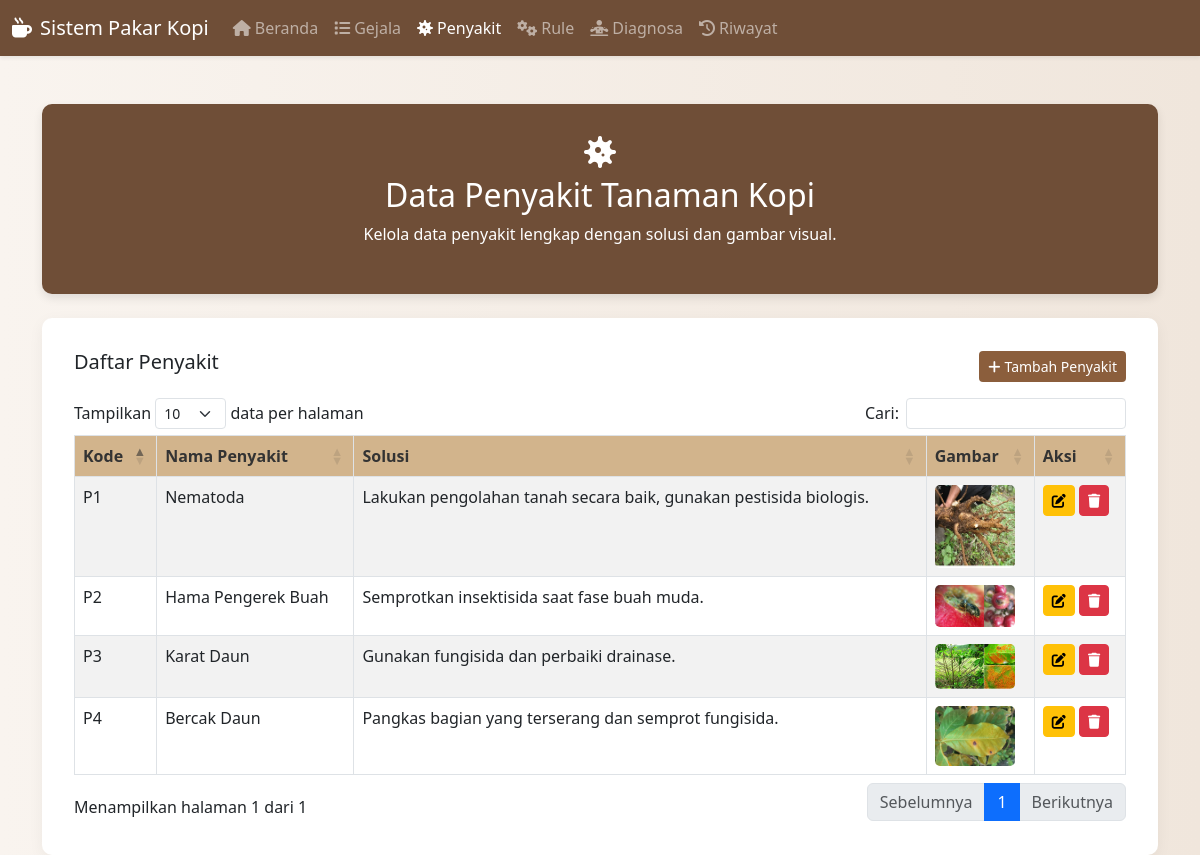
Screenshot of /penyakit.php with the database file from the repository.
### tables this page shows
CREATE TABLE `penyakit` (
  `id_penyakit` int(11) NOT NULL,
  `kode_penyakit` varchar(10) NOT NULL,
  `nama_penyakit` varchar(100) NOT NULL,
  `solusi` text NOT NULL,
  `gambar` varchar(255) DEFAULT NULL
);

### penyakit.php (the view, shortened to what this page needs)
<?php include 'config.php'; ?>
<!DOCTYPE html>
<html lang="id">
<head>
    <link href="https://cdn.jsdelivr.net/npm/bootstrap@5.3.0/dist/css/bootstrap.min.css" rel="stylesheet">
    <link rel="stylesheet" href="https://cdnjs.cloudflare.com/ajax/libs/font-awesome/6.4.0/css/all.min.css ">
    <link rel="stylesheet" href="https://cdn.datatables.net/1.13.6/css/dataTables.bootstrap5.min.css ">
</head>
<body>
<?php include 'navbar.php'; ?>
<div class="container mt-5">
    <div class="page-header mb-4">
        <i class="fas fa-virus fa-2x mb-2"></i>
        <h2>Data Penyakit Tanaman Kopi</h2>
        <p>Kelola data penyakit lengkap dengan solusi dan gambar visual.</p>
    </div>
    <div class="table-container">
        <div class="d-flex justify-content-between align-items-center mb-3">
            <h5>Daftar Penyakit</h5>
            <button class="btn btn-custom btn-sm" data-bs-toggle="modal" data-bs-target="#modalTambah">
                <i class="fas fa-plus me-1"></i>Tambah Penyakit
            </button>
        </div>
        <table id="tabelPenyakit" class="table table-striped table-bordered">
            <thead>
                <tr>
                    <th>Kode</th>
                    <th>Nama Penyakit</th>
                    <th>Solusi</th>
                    <th>Gambar</th>
                    <th>Aksi</th>
                </tr>
            </thead>
            <tbody>
                <?php
                $result = $conn->query("SELECT * FROM penyakit ORDER BY id_penyakit ASC");
                while ($row = $result->fetch_assoc()):
                ?>
                <tr>
                    <td><?= htmlspecialchars($row['kode_penyakit']) ?></td>
                    <td><?= htmlspecialchars($row['nama_penyakit']) ?></td>
                    <td><?= nl2br(htmlspecialchars(substr($row['solusi'], 0, 70) . (strlen($row['solusi']) > 70 ? '...' : ''))) ?></td>
                    <td><img src="uploads/<?= htmlspecialchars($row['gambar']) ?>" class="card-img" alt="Gambar"></td>
                    <td>
                        <button class="btn btn-warning btn-sm" data-bs-toggle="modal"
                                data-bs-target="#modalEdit<?= $row['id_penyakit'] ?>"><i class="fas fa-edit"></i></button>
                        <a href="?hapus=<?= $row['id_penyakit'] ?>" class="btn btn-danger btn-sm"
                           onclick="return confirm('Yakin hapus?')"><i class="fas fa-trash"></i></a>
                    </td>
                </tr>
                <?php endwhile; ?>
            </tbody>
        </table>
    </div>
</div>
</body>
</html>

### penyakit.php (style rules this page uses)
body { background: linear-gradient(to right, #f9f4ef, #f0e6dc); font-family: 'Segoe UI', sans-serif; }
.page-header { background-color: #6f4e37; color: white; padding: 2rem; border-radius: 10px; text-align: center; box-shadow: 0 4px 10px rgba(0,0,0,0.1); }
.table-container { background-color: #fff; padding: 2rem; border-radius: 10px; box-shadow: 0 4px 15px rgba(0,0,0,0.05); }
.btn-custom { background-color: #8b5e3c; color: white; }
.dataTable thead th { background-color: #d2b48c; color: #333; }
.table img { max-width: 80px; height: auto; border-radius: 5px; }
.card-img { max-width: 100px; border-radius: 5px; }

### rows the page displays
penyakit: kode_penyakit "P1", nama_penyakit "Nematoda", solusi "Lakukan pengolahan tanah secara baik, gunakan pestisida biologis.", gambar (picture)
penyakit: kode_penyakit "P2", nama_penyakit "Hama Pengerek Buah", solusi "Semprotkan insektisida saat fase buah muda.", gambar (picture)
penyakit: kode_penyakit "P3", nama_penyakit "Karat Daun", solusi "Gunakan fungisida dan perbaiki drainase.", gambar (picture)
penyakit: kode_penyakit "P4", nama_penyakit "Bercak Daun", solusi "Pangkas bagian yang terserang dan semprot fungisida.", gambar (picture)
